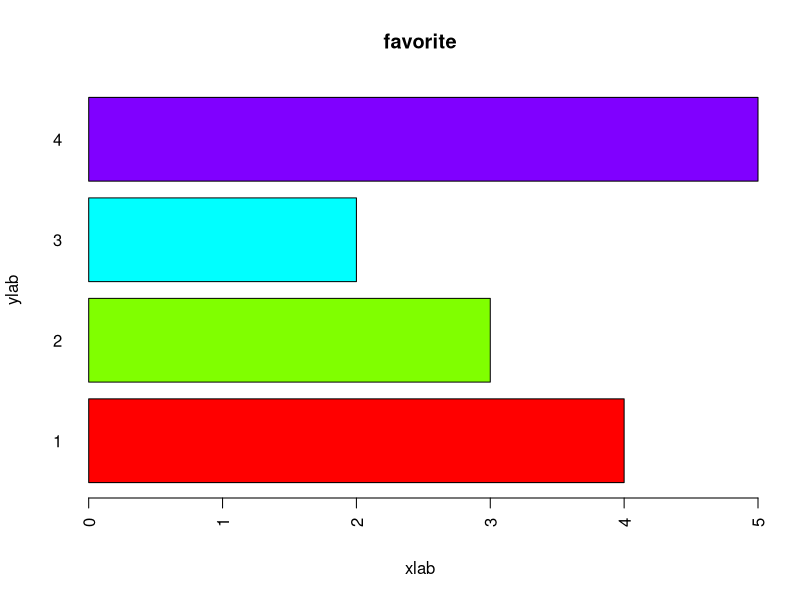
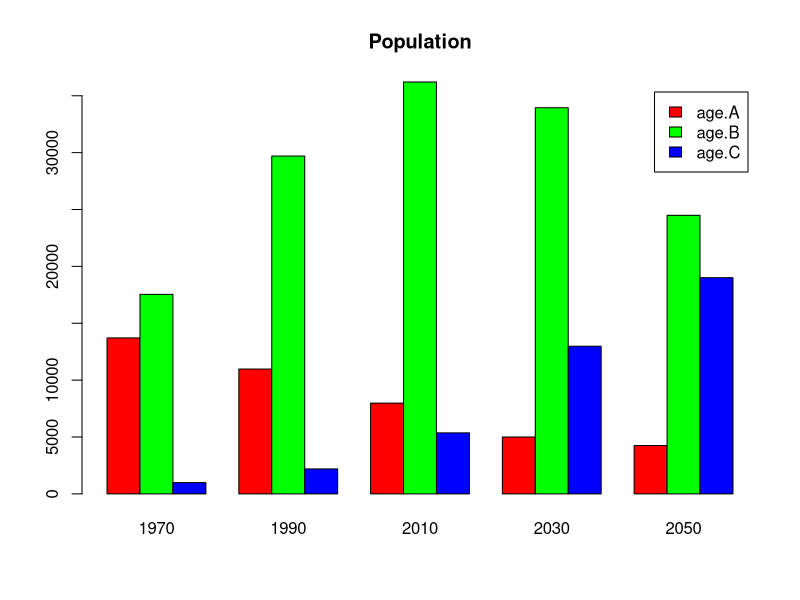
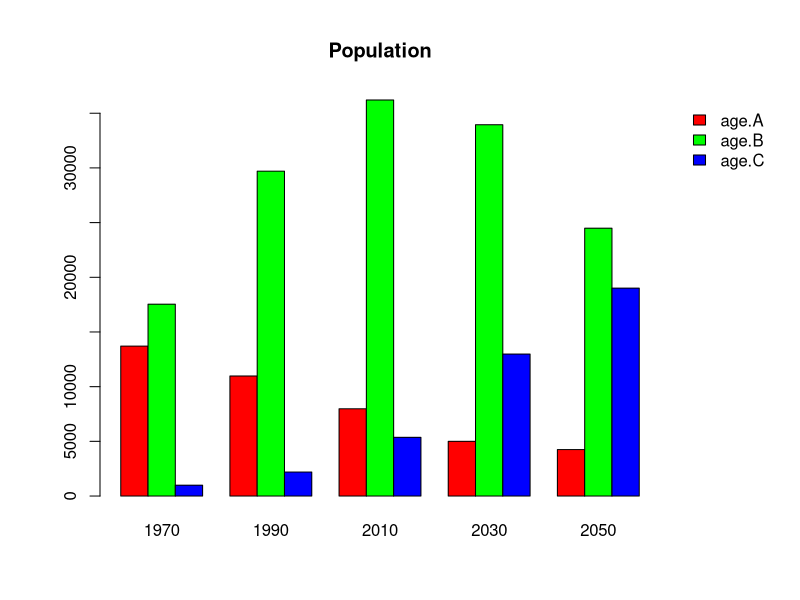
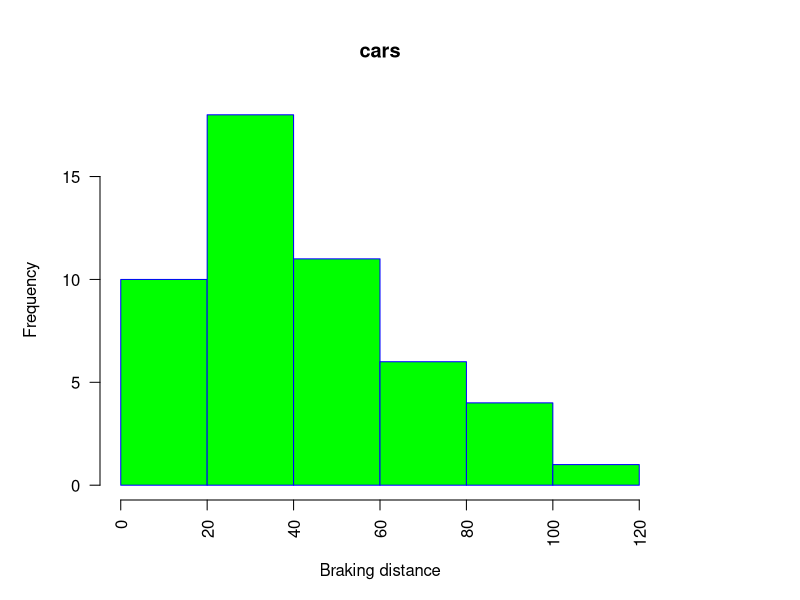
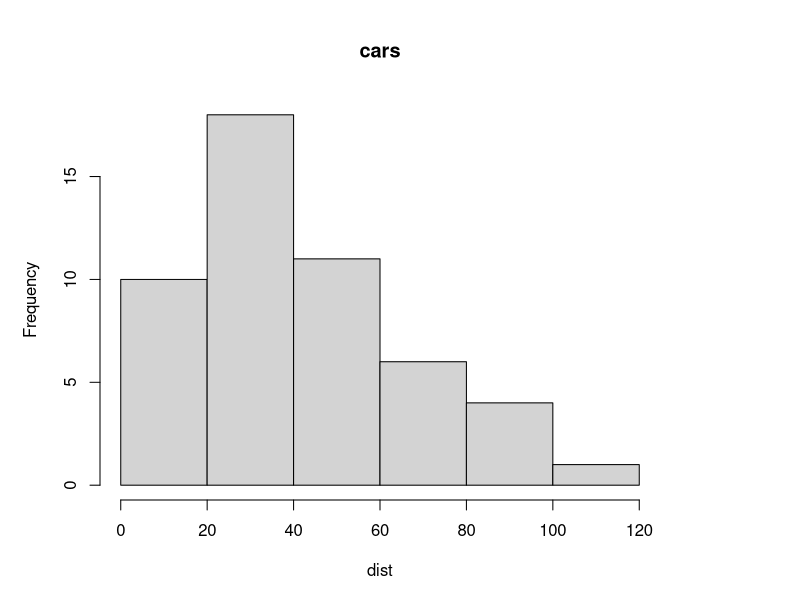
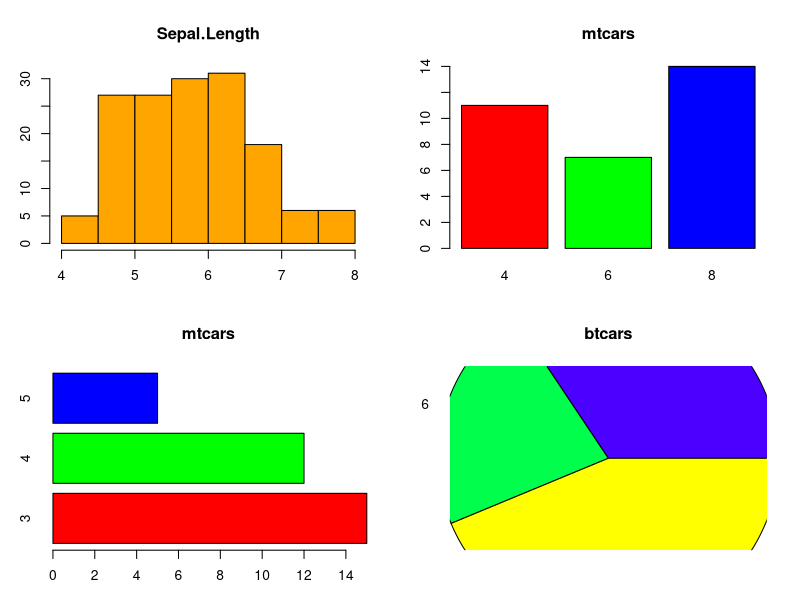
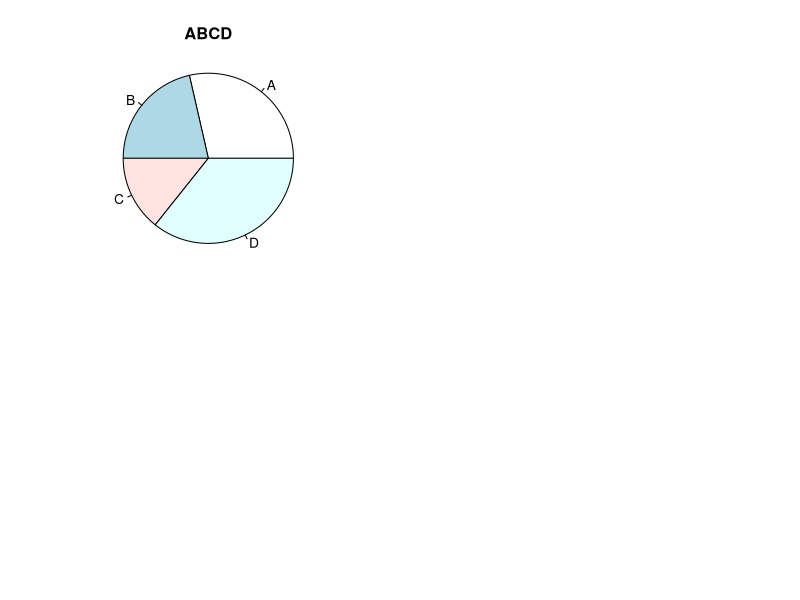

Write R code to recreate these figures, in order.
fav = c("A", "A", "A", "A", "B", "B", "B", "C", "C", "D", "D", "D", "D", "D")
fav
table(fav)
ds = table(fav)
barplot(ds, main = "favorite", col = rainbow(4), xlab = "xlab", ylab = "ylab", horiz = TRUE, names = c("1", "2", "3", "4"), las = 2)
age.A = c(13709, 10974, 7979, 5000, 4250)
age.B = c(17540, 29701, 36209, 33947, 24487)
age.C = c(991, 2195, 5366, 12980, 19007)
ds = rbind(age.A, age.B, age.C)
colnames(ds) = c("1970", "1990", "2010", "2030", "2050")
barplot(ds, main = "Population", col = rainbow(3), beside = TRUE, legend.text = TRUE)
par(mfrow = c(1, 1), mar = c(5, 5, 5, 7))
barplot(ds, main = "Population", col = rainbow(3), beside = TRUE, legend.text = TRUE, args.legend = list(x = "topright", bty = "n", inset = c (-0.2, 0)))
head(cars)
dist = cars[, 2]
dist
hist(dist, main = "cars", xlab = "Braking distance", ylab = "Frequency", border = "blue", col = "green", las = 2, breaks = 5)
result = hist(dist, main = "cars", breaks = 5)
freq = result$counts
names(freq) = result$breaks[-1]
freq
par(mfrow = c(2, 2), mar = c(3, 3, 4, 2))
hist(iris$Sepal.Length, main = "Sepal.Length", col = "orange")
barplot(table(mtcars$cyl), main = "mtcars", col = c("red", "green", "blue"))
barplot(table(mtcars$gear), main = "mtcars", col = rainbow(3), horiz = TRUE)
pie(table(mtcars$cyl), main = "btcars", col = topo.colors(3), radius=2)
fav = c("A", "A", "A", "A", "B", "B", "B", "C", "C", "D", "D", "D", "D", "D")
ds = table(fav)
pie(ds, main = "ABCD", radius = 1)